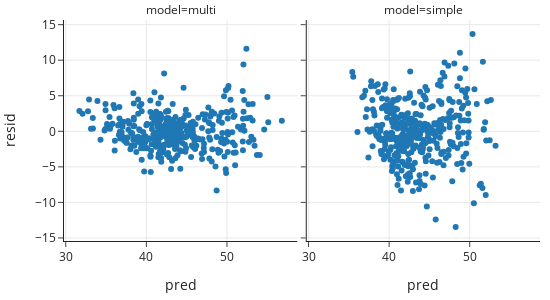

Notebook code for this chart:
### Markdown cell above
We see that the multiple linear model has about 60% lower error than the simple
linear model---a big improvement!
Let's make residual plots for both multiple and simple linear models.

### Code cell
pred = predict(theta, X_train)
resid = y_train - pred

pred_simple = predict(theta_simple, X_train[['intr', 'frac_traveltime_lt15']])
resid_simple = y_train - pred_simple

all_resid = pd.concat([
    pd.DataFrame({'model': 'multi', 'pred': pred, 'resid': resid}),
    pd.DataFrame({'model': 'simple', 'pred': pred_simple, 'resid': resid_simple}),
], ignore_index=True)

fig = px.scatter(all_resid, x='pred', y='resid', facet_col='model',
                 width=550, height=300)
margin(fig, t=20)

### Figure 1 — Plotly figure (JSON) as saved in the notebook; plotly's stock layout.template omitted (floating-point values rounded to 4 significant figures; data arrays with more than 128 entries replaced by an {"elided": "..."} marker saying what was removed)
{"data": [{"hovertemplate": "model=multi<br>pred=%{x}<br>resid=%{y}<extra></extra>", "legendgroup": "", "marker": {"color": "#1F77B4", "symbol": "circle"}, "mode": "markers", "name": "", "orientation": "v", "showlegend": false, "type": "scatter", "x": {"elided": "383 float values"}, "xaxis": "x", "y": {"elided": "383 float values"}, "yaxis": "y"}, {"hovertemplate": "model=simple<br>pred=%{x}<br>resid=%{y}<extra></extra>", "legendgroup": "", "marker": {"color": "#1F77B4", "symbol": "circle"}, "mode": "markers", "name": "", "orientation": "v", "showlegend": false, "type": "scatter", "x": {"elided": "383 float values"}, "xaxis": "x2", "y": {"elided": "383 float values"}, "yaxis": "y2"}], "layout": {"annotations": [{"font": {}, "showarrow": false, "text": "model=multi", "x": 0.245, "xanchor": "center", "xref": "paper", "y": 1, "yanchor": "bottom", "yref": "paper"}, {"font": {}, "showarrow": false, "text": "model=simple", "x": 0.755, "xanchor": "center", "xref": "paper", "y": 1, "yanchor": "bottom", "yref": "paper"}], "height": 300, "legend": {"tracegroupgap": 0}, "margin": {"t": 20}, "width": 550, "xaxis": {"anchor": "y", "autorange": true, "domain": [0, 0.49], "range": [29.78, 58.72], "title": {"text": "pred"}, "type": "linear"}, "xaxis2": {"anchor": "y2", "autorange": true, "domain": [0.51, 1], "matches": "x", "range": [29.78, 58.72], "title": {"text": "pred"}, "type": "linear"}, "yaxis": {"anchor": "x", "autorange": true, "domain": [0, 1], "range": [-15.54, 15.77], "title": {"text": "resid"}, "type": "linear"}, "yaxis2": {"anchor": "x2", "autorange": true, "domain": [0, 1], "matches": "y", "range": [-15.54, 15.77], "showticklabels": false, "type": "linear"}}}
